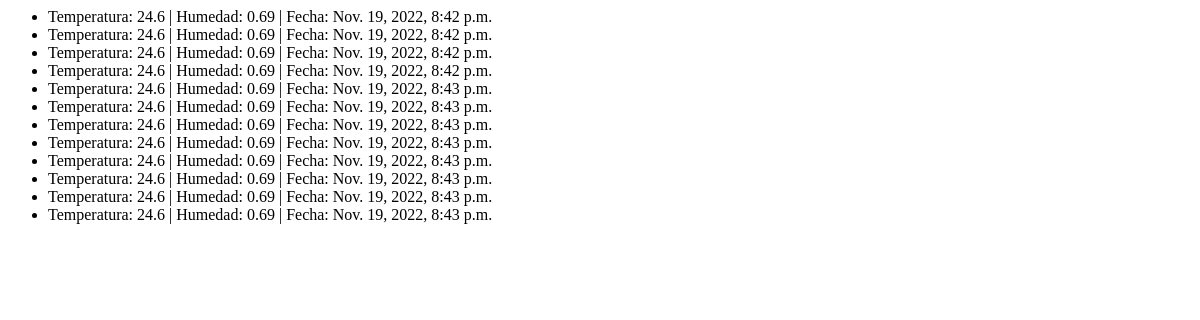
Page /iot/ on the earlier database version.
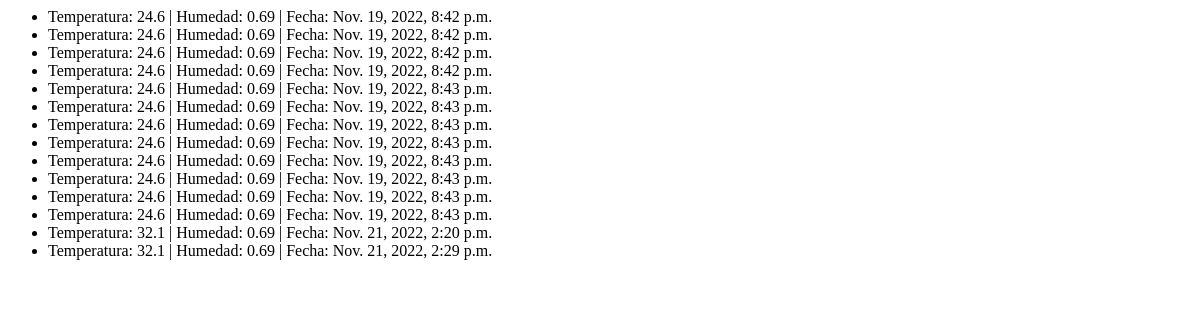
Same page on the later database version.
### iot/models.py (models this page shows, shortened)
class Meassure(models.Model):
    temp_value = models.CharField(max_length=200)
    hum_value = models.CharField(max_length=200)
    pub_date = models.DateTimeField('date published')

### iot/views.py (the view)
# urls.py: path('', views.index, name='index'),
def index(request):
    meassure_list = Meassure.objects.all().values()
    context = {"meassure_list" : meassure_list}
    return render(request, 'iot/index.html', context)

### iot/templates/iot/index.html
{% if meassure_list %}
    <ul>
    {% for meassure in meassure_list %}
        <li> Temperatura: {{meassure.temp_value}} | Humedad: {{meassure.hum_value}} | Fecha: {{meassure.pub_date}} </li>
    {% endfor %}
    </ul>
{% else %}
    <p>No meassures are available.</p>
{% endif %}

Differences in the rows shown:
added Meassure: temp_value "32.1", hum_value "0.69", pub_date "Nov. 21, 2022, 2:20 p.m."
added Meassure: temp_value "32.1", hum_value "0.69", pub_date "Nov. 21, 2022, 2:29 p.m."
